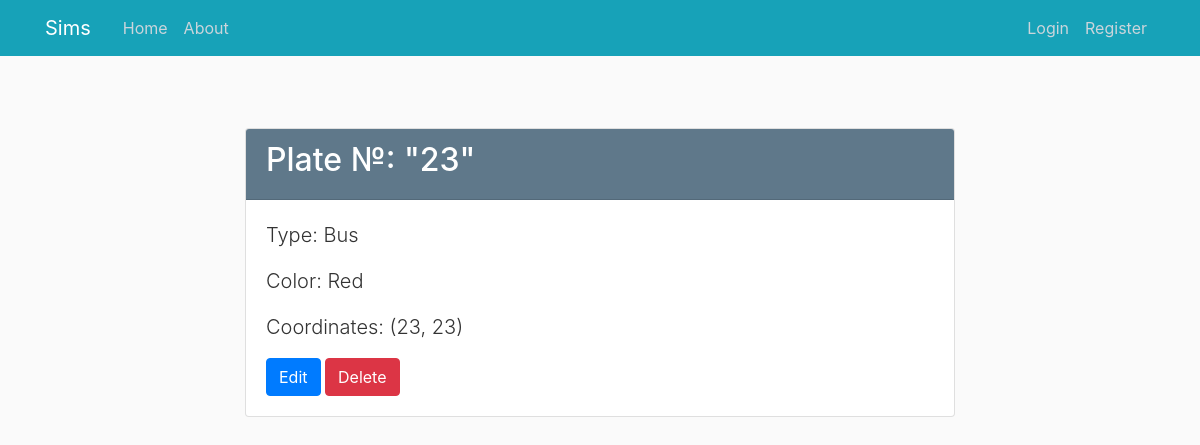
/vehicle/1, run on the app's committed database.
### sims/models.py (models this page shows, shortened)
class Vehicle(db.Model):
    id = db.Column(db.Integer, primary_key=True)
    plate = db.Column(db.String(30), nullable=False)
    type = db.Column(db.Enum(VehicleType), nullable=False)
    color = db.Column(db.Enum(Color), nullable=False)
    x_coordinate = db.Column(db.Integer, nullable=False, default=0)
    y_coordinate = db.Column(db.Integer, nullable=False, default=0)
    human_id = db.Column(db.Integer, db.ForeignKey('human.id'))

### sims/vehicles/routes.py (the view)
@vehicles.route("/vehicle/<int:vehicle_id>")
def vehicle(vehicle_id):
    vehicle = Vehicle.query.get_or_404(vehicle_id)
    return render_template('vehicles/vehicle.html', vehicle=vehicle)

### sims/templates/vehicles/vehicle.html (shortened to what this page needs)
{% extends "layout.html" %}
{% block content %}
    <div class="container mt-5">
        <div class="row justify-content-center">
            <div class="col-md-8">
                <div class="card">
                    <div class="card-header bg-steel text-white">
                        <h2 class="text-white">Plate №: "{{ vehicle.plate }}"</h2>
                    </div>
                    <div class="card-body">
                        <p class="lead">Type: {{ vehicle.type.value }}</p>
                        <p class="lead">Color: {{ vehicle.color.value }}</p>
                        <p class="lead">Coordinates: ({{ vehicle.x_coordinate }}, {{ vehicle.y_coordinate }})</p>
                        <div class="mt-3">
                            <a href="{{ url_for('vehicles.update_vehicle', vehicle_id=vehicle.id) }}" class="btn btn-primary">Edit</a>
                            <button class="btn btn-danger" id="deleteBtn" data-toggle="modal"
                                    data-target="#deleteModal">Delete
                            </button>
                        </div>
                    </div>
                </div>
            </div>
        </div>
    </div>
{% endblock content %}

### sims/static/main.css (style rules this page uses)
body { background: #fafafa; color: #333333; margin-top: 5rem; }
h1, h2, h3, h4, h5, h6 { color: #444444; }
.bg-steel { background-color: #5f788a; }

### data on the page
Vehicle: plate "23", type.value "Bus", color.value "Red", x_coordinate "23", y_coordinate "23"
